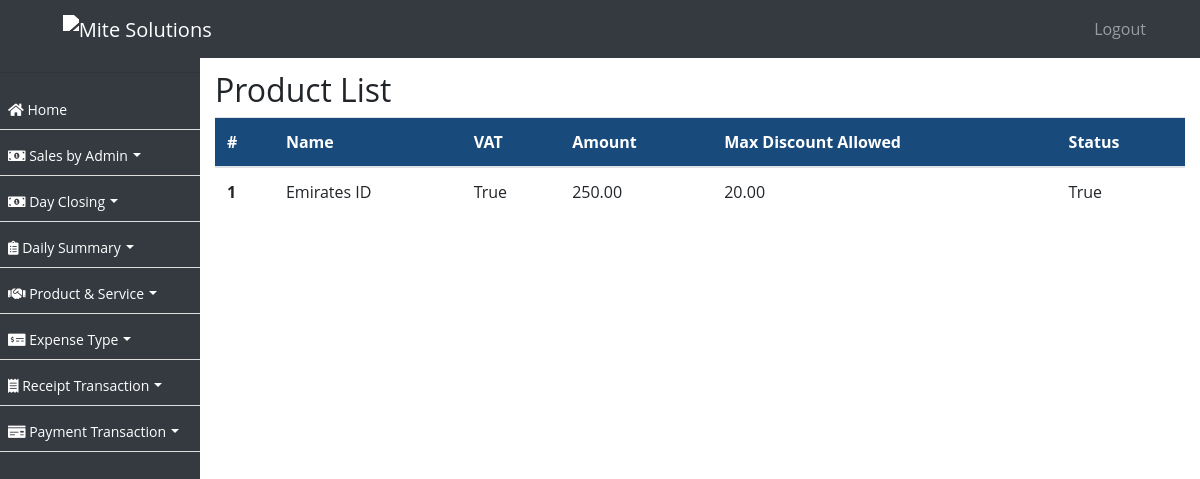
The app's page /product/, older data.
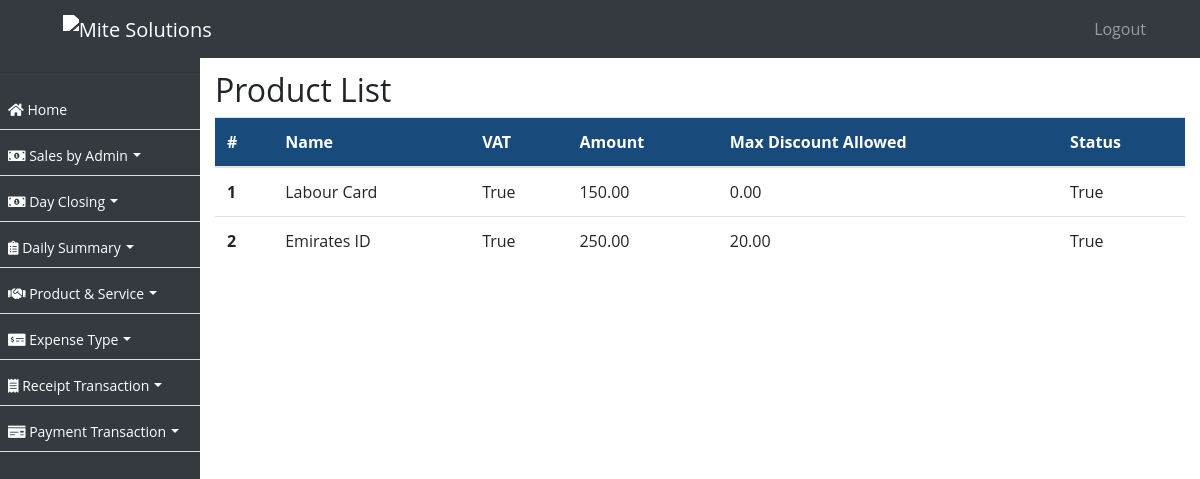
The same page, newer data.
### ezshopapp/models.py (models this page shows, shortened)
class Product(models.Model):
    name = models.CharField(max_length=255)
    vat = models.BooleanField(default=False)
    amount = models.DecimalField(max_digits=10, decimal_places=2)
    max_discount_allowed = models.DecimalField(max_digits=10, decimal_places=2)
    status = models.BooleanField(default=True)
    created_on = models.DateTimeField(auto_now_add=True, null=True)

### ezshopapp/views.py (the view)
# urls.py: path('product/', ProductListView.as_view(), name='product_list'),
class ProductListView(ListView):
    model = Product
    template_name = 'product_list.html'
    def get_queryset(self):
        return Product.objects.order_by('-created_on')

### ezshopapp/templates/product_list.html (shortened to what this page needs)
{% extends 'base.html' %}
{% block content %}
  <h2>Product List</h2>
  <table class="table">
    <thead>
      <tr>
        <th scope="col">#</th>
        <th scope="col">Name</th>
        <th scope="col">VAT</th>
        <th scope="col">Amount</th>
        <th scope="col">Max Discount Allowed</th>
        <th scope="col">Status</th>
      </tr>
    </thead>
    <tbody>
      {% for product in object_list %}
        <tr>
          <th scope="row">{{ forloop.counter }}</th>
          <td>{{ product.name }}</td>
          <td>{{ product.vat }}</td>
          <td>{{ product.amount }}</td>
          <td>{{ product.max_discount_allowed }}</td>
          <td>{{ product.status }}</td>
        </tr>
      {% endfor %}
    </tbody>
  </table>
{% endblock %}

Row changes from the older to the newer data that the page shows:
added Product: name "Labour Card", vat "True", amount "150.00", max_discount_allowed "0.00", status "True"
